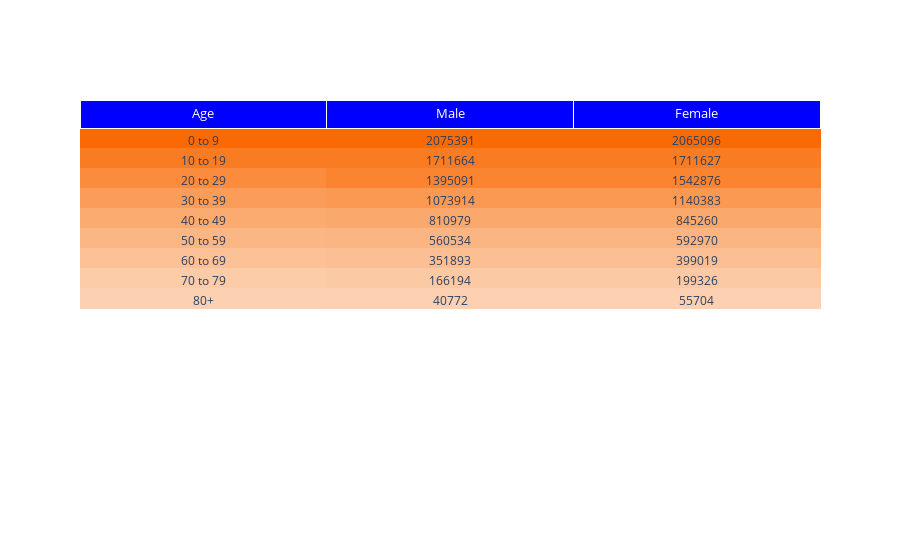

The notebook cell this image was saved under:
### Code cell
# fig.show()
# np.random.seed(1)

# colors = n_colors('rgb(255, 200, 200)', 'rgb(200, 0, 0)', , colortype='rgb')
# a = np.random.randint(low=0, high=9, size=10)
# b = np.random.randint(low=0, high=9, size=10)
# c = np.random.randint(low=0, high=9, size=10)

# fig = go.Figure(data=[go.Table(
#   header=dict(
#     values=['<b>Column A</b>', '<b>Column B</b>', '<b>Column C</b>'],
#     line_color='white', fill_color='white',
#     align='center',font=dict(color='black', size=12)
#   ),
#   cells=dict(
#     values=[a, b, c],
#     line_color=[np.array(colors)[df['male'].to_numpy()],np.array(colors)[df['female'].to_numpy()], np.array(colors)[c]],
#     fill_color=[np.array(colors)[df['male'].to_numpy()],np.array(colors)[df['female'].to_numpy()], np.array(colors)[c]],
#     align='center', font=dict(color='white', size=11)
#     ))
# ])

fig.show()
